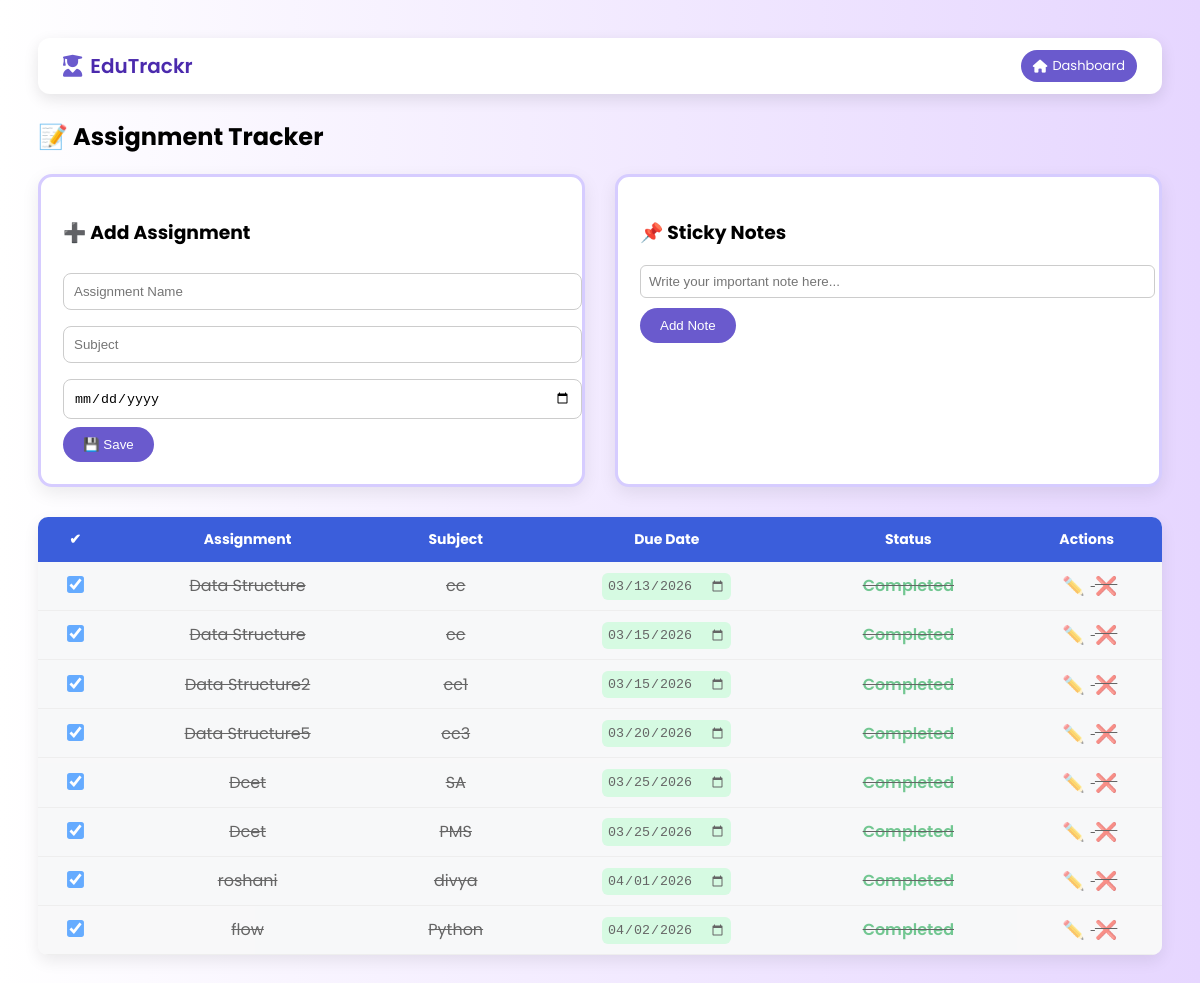
/assignment/ (signed in), run on the app's committed database.
### tracker/models.py (models this page shows, shortened)
class Assignment(models.Model):
    STATUS_CHOICES = [
        ('Pending', 'Pending'),
        ('Submitted', 'Submitted'),
    ]
    PRIORITY_CHOICES = [
        ('High', 'High'),
        ('Medium', 'Medium'),
        ('Low', 'Low'),
    ]
    user = models.ForeignKey(User, on_delete=models.CASCADE)
    subject = models.CharField(max_length=100)
    title = models.CharField(max_length=200)
    due_date = models.DateField()
    status = models.CharField(
        max_length=20,
        choices=STATUS_CHOICES,
        default='Pending'
    )
    priority = models.CharField(
        max_length=10,
        choices=PRIORITY_CHOICES,
        default='Medium'
    )

### tracker/views.py (the view, shortened to what this page needs)
# urls.py: path('assignment/', views.assignment_page, name='assignment'),
def assignment_page(request):
    assignments = Assignment.objects.filter(user=request.user).order_by('completed', 'due_date')
    today = date.today()
    soon = today + timedelta(days=2)
    return render(request, 'assignment.html', {'assignments': assignments, 'today': today, 'soon': soon})

### tracker/templates/assignment.html (shortened to what this page needs)
<!DOCTYPE html>
<html>
<head>
<link rel="stylesheet" href="https://cdnjs.cloudflare.com/ajax/libs/font-awesome/6.5.0/css/all.min.css">
</head>
<body>
<nav class="dashboard-navbar">
  <div class="logo">
    <i class="fa-solid fa-user-graduate"></i>
    <span>EduTrackr</span>
  </div>
  <a href="{% url 'dashboard' %}" class="dashboard-btn">
    <i class="fa-solid fa-house"></i> Dashboard
  </a>
</nav>
<h2>📝 Assignment Tracker</h2>
<div class="top-section">
  <div class="card form-box">
    <h3>➕ Add Assignment</h3>
    <form method="POST">
      <input type="text" name="name" placeholder="Assignment Name" required>
      <input type="text" name="subject" placeholder="Subject">
      <input type="date" name="due_date">
      <button class="save-btn">💾 Save</button>
    </form>
  </div>
  <div class="card">
    <h3>📌 Sticky Notes</h3>
    <input type="text" id="noteInput" placeholder="Write your important note here..." style="width:100%;padding:8px;margin-bottom:10px;border-radius:6px;border:1px solid #ccc;">
    <button onclick="addNote()" class="save-btn" style="margin-bottom:10px;">Add Note</button>
  </div>
</div>
<table class="assignment-table" id="assignTable">
<tr>
  <th>✔</th>
  <th>Assignment</th>
  <th>Subject</th>
  <th>Due Date</th>
  <th>Status</th>
  <th>Actions</th>
</tr>
{% for a in assignments %}
<tr id="row-{{a.id}}" class="{% if a.completed %}completed-row{% endif %}">
  <td>
    <input type="checkbox" class="complete-checkbox" data-id="{{a.id}}" {% if a.completed %}checked{% endif %}>
  </td>
  <td>{{ a.name }}</td>
  <td>{{ a.subject }}</td>
  <td>
    <input type="date" value="{{ a.due_date|date:'Y-m-d' }}"
      class="{% if a.completed %}date-green{% elif a.due_date < today %}date-red{% elif a.due_date <= soon %}date-yellow{% else %}date-green{% endif %}">
  </td>
  <td>{% if a.completed %}<span class="status-complete">Completed</span>{% else %}<span class="status-pending">Pending</span>{% endif %}</td>
  <td>
    <button class="edit-btn" onclick="editRow(this, '{{a.id}}')">✏️</button>
    <a href="{% url 'delete_assignment' a.id %}" class="delete-btn">❌</a>
  </td>
</tr>
{% endfor %}
</table>
</body>
</html>

### tracker/templates/assignment.html (style rules this page uses)
body { font-family:'Poppins',sans-serif; background:linear-gradient(to right,#ffffff,#e6d6ff); padding:30px; }
.dashboard-navbar { display:flex; justify-content:space-between; align-items:center; background:white; padding:12px 25px; border-radius:12px; box-shadow:0 5px 15px rgba(0,0,0,0.1); margin-bottom:25px; }
.logo { display:flex; align-items:center; gap:8px; font-size:20px; font-weight:600; color:#4b2aad; cursor:pointer; transition:0.3s; }
.logo i { font-size:22px; color:#6a5acd; }
.dashboard-btn { background:#6a5acd; color:white; text-decoration:none; padding:6px 12px; border-radius:16px; font-size:13px; display:flex; align-items:center; gap:5px; transition:0.3s; }
.top-section { display:flex; gap:30px; margin-bottom:30px; }
.card { flex:1; background:white; border:3px solid #d6ccff; border-radius:14px; box-shadow:0 6px 18px rgba(0,0,0,0.08); padding:22px; transition:0.3s; }
.form-box input, .form-box select { width:100%; padding:10px; margin:8px 0; border-radius:8px; border:1px solid #ccc; }
.save-btn { background:#6a5acd; color:white; border:none; padding:10px 20px; border-radius:20px; cursor:pointer; font-weight:500; transition:0.3s; }
.assignment-table { width:100%; margin-top:30px; border-collapse:collapse; background:white; border-radius:10px; overflow:hidden; box-shadow:0 6px 16px rgba(0,0,0,0.08); }
.assignment-table th { background:#3b5edb; color:white; padding:12px; font-size:14px; }
.assignment-table td { padding:10px; border-bottom:1px solid #eee; text-align:center; }
.date-green { background:#bbf7d0;border:none;padding:5px;border-radius:6px; }
.status-complete { color:#16a34a;font-weight:600; }
input[type="checkbox"] { transform:scale(1.3); cursor:pointer; }
.completed-row { text-decoration: line-through; opacity:0.6; background:#f3f4f6; }
.edit-btn { background:none; border:none; font-size:18px; cursor:pointer; color:#3b5edb; transition:0.2s; }
.delete-btn { font-size:18px; text-decoration:none; color:#dc2626; }

### data on the page
Assignment: completed "☑", name "Data Structure", subject "cc", due_date "03/13/2026", shows "Completed"
Assignment: completed "☑", name "Data Structure", subject "cc", due_date "03/15/2026", shows "Completed"
Assignment: completed "☑", name "Data Structure2", subject "cc1", due_date "03/15/2026", shows "Completed"
Assignment: completed "☑", name "Data Structure5", subject "cc3", due_date "03/20/2026", shows "Completed"
Assignment: completed "☑", name "Dcet", subject "SA", due_date "03/25/2026", shows "Completed"
Assignment: completed "☑", name "Dcet", subject "PMS", due_date "03/25/2026", shows "Completed"
Assignment: completed "☑", name "roshani", subject "divya", due_date "04/01/2026", shows "Completed"
Assignment: completed "☑", name "flow", subject "Python", due_date "04/02/2026", shows "Completed"
